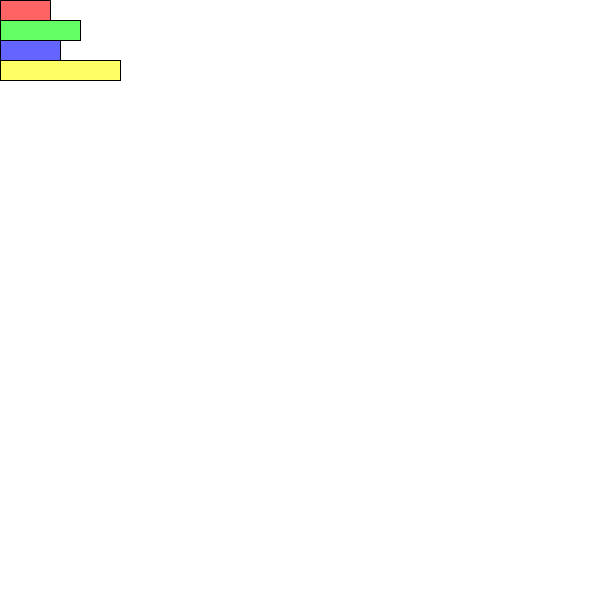
Frame 1 (no input)
Frame 60 (the mouse pressed at the canvas centre just before this capture): identical to frame 1, image omitted
Frame 120 (the mouse held since frame 60 and released just before this capture): identical to frame 1, image omitted

The Processing sketch that drew this single still picture (run headless with seeded random() and noise(); from frame 60 on, the mouse is pressed at the canvas centre):

// Processing sketch: c3_array_object
// ── c3_array_object.pde
int i;
int bar1Width = 50; int bar1Color=255;
int bar2Width = 80; int bar2Color=100;

int[] barWidth = {50, 80, 60, 120, 40, 10, 200, 190};
int[] barColor = {255, 100, 50, 0, 60, 120, 160, 200};

int[][] bar = {
  // bar 1
  {50,   255, 100, 100},
  // bar 2
  {80,   100, 255, 100},
  // bar 3
  {60,   100, 100, 255},
  // bar 4
  {120,  255, 255, 100}
};

ArrayList<Bar> listBar = new ArrayList<Bar>();

void setup() 
{
  size(600, 600);
  
  listBar.add(new Bar(50,   255, 100, 100));
  listBar.add(new Bar(80,   100, 255, 100));
  listBar.add(new Bar(60,   100, 100, 255));
  listBar.add(new Bar(120,  255, 255, 100));
  
  print((listBar.get(0)).width);
  // todo 1: use array to reimplement this code, output should remain the same
  // todo 2: set different grayscale for each bar using 2D array
  // todo 3: instead of grayscale color, use RGB color (4D array)
}

void draw()
{
  background(255);

  for(int i=0; i<listBar.size(); i++)
  {
    fill(listBar.get(i).red, listBar.get(i).green, listBar.get(i).blue);
    rect(0, i*20, listBar.get(i).width, 20);
  }
    
}


// ── Bar.pde
class Bar{
  int width;
  int red;
  int green;
  int blue;
  
  Bar(int w, int r, int g, int b)
  {
    this.width = w;
    this.red = r;
    this.green = g;
    this.blue = b;
  }
}
